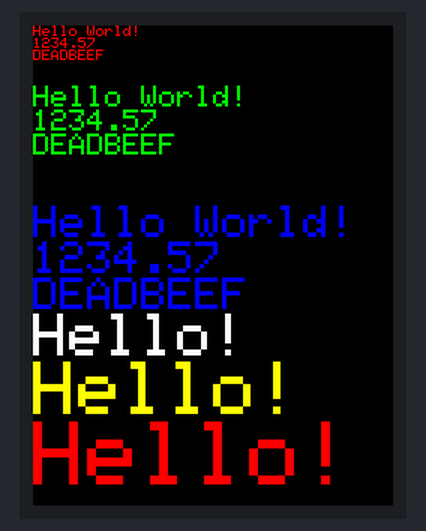
This sketch was run on a simulated Arduino Uno, built with avr-gcc and run on an emulated ATmega328P. On the bench: 240×320 colour display. What the sketch prints to the serial monitor is not drawn.

Above: at 0.3 s.

The sketch:

test2.ino
```cpp
// IMPORTANT: Adafruit_TFTLCD LIBRARY MUST BE SPECIFICALLY
// CONFIGURED FOR EITHER THE TFT SHIELD OR THE BREAKOUT BOARD.
// SEE RELEVANT COMMENTS IN Adafruit_TFTLCD.h FOR SETUP.
//

#include <Adafruit_GFX.h>    // Core graphics library
#include <Adafruit_TFTLCD.h> // Hardware-specific library

// The control pins for the LCD can be assigned to any digital or
// analog pins...but we'll use the analog pins as this allows us to
// double up the pins with the touch screen (see the TFT paint example).
#define LCD_CS A3 // Chip Select goes to Analog 3
#define LCD_CD A2 // Command/Data goes to Analog 2
#define LCD_WR A1 // LCD Write goes to Analog 1
#define LCD_RD A0 // LCD Read goes to Analog 0

#define LCD_RESET A4 // Can alternately just connect to Arduino's reset pin

// When using the BREAKOUT BOARD only, use these 8 data lines to the LCD:
// For the Arduino Uno, Duemilanove, Diecimila, etc.:
//   D0 connects to digital pin 8  (Notice these are
//   D1 connects to digital pin 9   NOT in order!)
//   D2 connects to digital pin 2
//   D3 connects to digital pin 3
//   D4 connects to digital pin 4
//   D5 connects to digital pin 5
//   D6 connects to digital pin 6
//   D7 connects to digital pin 7
// For the Arduino Mega, use digital pins 22 through 29
// (on the 2-row header at the end of the board).

// Assign human-readable names to some common 16-bit color values:
#define	BLACK   0x0000
#define	BLUE    0x001F
#define	RED     0xF800
#define	GREEN   0x07E0
#define CYAN    0x07FF
#define MAGENTA 0xF81F
#define YELLOW  0xFFE0
#define WHITE   0xFFFF

#include <MCUFRIEND_kbv.h>
MCUFRIEND_kbv tft;
// If using the shield, all control and data lines are fixed, and
// a simpler declaration can optionally be used:
// Adafruit_TFTLCD tft;

void setup(void) {
  Serial.begin(9600);
  Serial.println(F("TFT LCD test"));

#ifdef USE_ADAFRUIT_SHIELD_PINOUT
  Serial.println(F("Using Adafruit 2.4\" TFT Arduino Shield Pinout"));
#else
  Serial.println(F("Using Adafruit 2.4\" TFT Breakout Board Pinout"));
#endif

  Serial.print("TFT size is "); Serial.print(tft.width()); Serial.print("x"); Serial.println(tft.height());

  tft.reset();

  uint16_t identifier = tft.readID();
  if(identifier == 0x9325) {
    Serial.println(F("Found ILI9325 LCD driver"));
  } else if(identifier == 0x9328) {
    Serial.println(F("Found ILI9328 LCD driver"));
  } else if(identifier == 0x4535) {
    Serial.println(F("Found LGDP4535 LCD driver"));
  }else if(identifier == 0x7575) {
    Serial.println(F("Found HX8347G LCD driver"));
  } else if(identifier == 0x9341) {
    Serial.println(F("Found ILI9341 LCD driver"));
  }else if(identifier == 0x7783) {
    Serial.println(F("Found ST7781 LCD driver"));
  }else if(identifier == 0x8230) {
    Serial.println(F("Found UC8230 LCD driver"));
  }
  else if(identifier == 0x8357) {
    Serial.println(F("Found HX8357D LCD driver"));
  } else if(identifier==0x0101)
  {
      identifier=0x9341;
       Serial.println(F("Found 0x9341 LCD driver"));
  }else {
    Serial.print(F("Unknown LCD driver chip: "));
    Serial.println(identifier, HEX);
    Serial.println(F("If using the Adafruit 2.8\" TFT Arduino shield, the line:"));
    Serial.println(F("  #define USE_ADAFRUIT_SHIELD_PINOUT"));
    Serial.println(F("should appear in the library header (Adafruit_TFT.h)."));
    Serial.println(F("If using the breakout board, it should NOT be #defined!"));
    Serial.println(F("Also if using the breakout, double-check that all wiring"));
    Serial.println(F("matches the tutorial."));
    identifier=0x9341;

  }

  tft.begin(identifier);


}

void loop(void) {
   tft.fillScreen(BLACK);
  unsigned long start = micros();
  tft.setCursor(0, 0);

  tft.setTextColor(RED);  tft.setTextSize(1);
  tft.println("Hello World!");
  tft.println(01234.56789);
  tft.println(0xDEADBEEF, HEX);
  tft.println();
  tft.println();
  tft.setTextColor(GREEN); tft.setTextSize(2);
   tft.println("Hello World!");
  tft.println(01234.56789);
  tft.println(0xDEADBEEF, HEX);
  tft.println();
  tft.println();

  tft.setTextColor(BLUE);    tft.setTextSize(3);
   tft.println("Hello World!");
  tft.println(01234.56789);
  tft.println(0xDEADBEEF, HEX);

  tft.setTextColor(WHITE);    tft.setTextSize(4);
   tft.println("Hello!");
   tft.setTextColor(YELLOW);    tft.setTextSize(5);
   tft.println("Hello!");
   tft.setTextColor(RED);    tft.setTextSize(6);
   tft.println("Hello!");
  tft.println();
  tft.println();

  tft.println();
  tft.setTextColor(GREEN);
  tft.setTextSize(5);
  tft.println("Groop");
  tft.setTextSize(2);
  tft.println("I implore thee,");
  tft.setTextSize(1);
  tft.println("my foonting turlingdromes.");
  tft.println("And hooptiously drangle me");
  tft.println("with crinkly bindlewurdles,");
  tft.println("Or I will rend thee");
  tft.println("in the gobberwarts");
  tft.println("with my blurglecruncheon,");
  tft.println("see if I don't!");
  delay(1000);delay(1000);delay(1000);delay(1000);delay(1000);
}
```

Measured:
- what the display in image 0 shows lasts 5.0 s, from 0.3 s to 5.3 s
